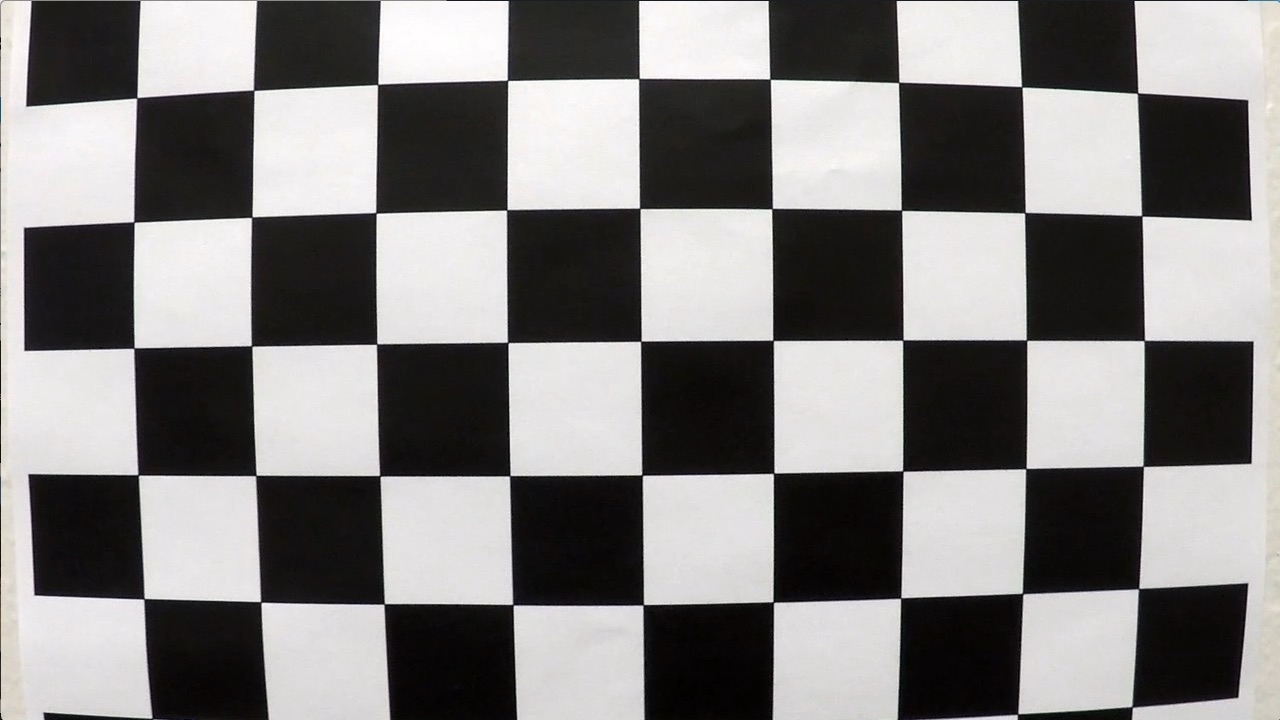
#> input picture calibration/calibration1.jpg, 1280 x 720 px; its folder holds 4 pictures in this run
$ python tunning_thres.py calibration/calibration1.jpg   (older library calls are emulated)
#> lines starting #> are read from the running program, lines starting #| are printed output that depends on the picture; after the words box and inside, x2 and y2 are one past the last pixel; in counts of white or black regions, pixels touching at a corner belong together
### calibration.py
import numpy as np
import matplotlib.image as mpimg
import glob
import cv2

image_files_path = glob.glob("calibration/calibration*.jpg")

def calib():
    """
    calculate the matrix and the distorition coefficient for calib
    Note: sometime, this function is not necessary
    """

    img_points = []  # 2D points in image plane
    obj_points = []  # 3D points in real world space


    objp = np.zeros((6 * 9, 3), np.float32)
    objp[:, :2] = np.mgrid[0:9, 0:6].T.reshape(-1, 2)

    for curr_file in image_files_path:
        img = mpimg.imread(curr_file)
        gray = cv2.cvtColor(img, cv2.COLOR_BGR2GRAY)
        ret, corners = cv2.findChessboardCorners(gray, (9, 6), None)
        if ret == True:
            img_points.append(corners)
            obj_points.append(objp)
        else:
            continue

    ret, mtx, dist, rvecs, tvecs = cv2.calibrateCamera(obj_points, img_points, gray.shape[::-1], None, None)

    return mtx, dist


def undistort(img, mtx, dist):
    """
    undistort image
    """
    return cv2.undistort(img, mtx, dist, None, mtx)

### compute_threshold.py
import numpy as np
import cv2

def abs_sobel_threshold(img, ora='x', threshold=(20, 100)):
    """
    Apply sobel function in x or y and then takes abs value
    and apply a threshold
    """

    if ora == 'x':
        abs_sobel = np.absolute(cv2.Sobel(img, cv2.CV_64F, 1, 0))
    else:
        abs_sobel = np.absolute(cv2.Sobel(img, cv2.CV_64F, 0, 1))

    abs_sobel = np.uint8(255*abs_sobel/np.max(abs_sobel))   #Scale value of sobel

    # create and apply binary threshold
    binary = np.zeros_like(abs_sobel)
    binary[(abs_sobel <= threshold[1]) & (abs_sobel >= threshold[0])] = 255

    return binary

def binary_threshold(img, threshold=(29, 255)):
    """
    Apply binary threshold for single channel of image
    """
    binary = np.zeros_like(img)
    binary[(img <= threshold[1]) & (img >= threshold[0])] = 255
    return binary

def get_hls(img, th_h, th_l, th_s):
    """
    Taking an image, converts it to HLS and apply threshold for extract
    features
    """

    hls = cv2.cvtColor(img, cv2.COLOR_BGR2HLS)
    row, col = img[:2]

    H = hls[180:, :, 0]
    L = hls[180:, :, 1]
    S = hls[180:, :, 2]

    h_channel = binary_threshold(H, th_h)
    l_channel = binary_threshold(L, th_l)
    s_channel = binary_threshold(S, th_s)

    # combine channel after threshold
    combine = np.zeros_like(h_channel).astype(np.uint8)
    combine[((s_channel > 1) & (l_channel == 0)) | ((s_channel == 0) & (h_channel > 1) & (l_channel > 1))] = 255

    return combine

def direction_threshold(img, sobel_kernel=3, threshold=(0.7, 1.3)):
    """
    Apply sobel x and y, then computes the direction of the gradients,
    after that, applies a threshold
    """

    sobel_x = cv2.Sobel(img, cv2.CV_64F, 1, 0, ksize=sobel_kernel)
    sobel_y = cv2.Sobel(img, cv2.CV_64F, 0, 1, ksize=sobel_kernel)

    # Compute the direction of the gradient
    gradient_dir = np.arctan2(np.absolute(sobel_y), np.absolute(sobel_x))

    # create binary threshold of direction
    binary = np.zeros_like(gradient_dir)
    binary[(gradient_dir <= threshold[1]) & (gradient_dir >= threshold[0])] = 255

    return binary.astype(np.uint8)


def magnitude_threshold(img, sobel_kernel=3, threshold=(0, 255)):
    """
    Applies a binary threshold for magnitude
    """

    sobel_x = cv2.Sobel(img, cv2.CV_64F, 1, 0, ksize=sobel_kernel)
    sobel_y = cv2.Sobel(img, cv2.CV_64F, 0, 1, ksize=sobel_kernel)

    # Compute the gradient magnitude
    gradient_magnitude = np.sqrt(sobel_x**2 + sobel_y**2)

    gradient_magnitude = ((gradient_magnitude/np.max(gradient_magnitude))*255).astype(np.uint8)

    # create binary threshold of magnitude
    binary = np.zeros_like(gradient_magnitude)
    binary[(binary <= threshold[1]) & (binary >= threshold[0])] = 255

    return binary

def combine_gradients(img, threshold_x, threshold_y, threshold_mag, threshold_dir):
    """
    Combine all binary thresholds to single
    """
    row, col = img[:2]

    tmp = img.copy()
    tmp = tmp[180:, :, 2]

    gray = cv2.cvtColor(img, cv2.COLOR_BGR2GRAY)
    ROI = gray[180:, :]
    gray = ROI
    # gray = gray[360:, :]
    sobel_x = abs_sobel_threshold(gray, 'x', threshold_x)
    sobel_y = abs_sobel_threshold(gray, 'y', threshold_y)
    magnitude = magnitude_threshold(gray, 3, threshold_mag)
    direction = direction_threshold(gray, 15, threshold_dir)

    # Combine gradients to single image
    combine = np.zeros_like(sobel_y).astype(np.uint8)
    combine[((sobel_x > 1) & (magnitude > 1) & (direction > 1)) | ((sobel_y > 1) & (sobel_x > 1))] = 255
    cv2.imwrite('combine.png', combine)

    return combine


def combine_hls_grandient(grad, hls):
    """
    Combine hls and gradient to single image
    """

    combine = np.zeros_like(grad).astype(np.uint8)
    combine[grad > 1] = 100
    combine[hls > 1 ] = 255

    return combine

### utils.py
import numpy as np
import cv2
from PIL import Image
import matplotlib.image as mpimg

def get_perspective_transform(img, src, dst, size):

    M = cv2.getPerspectiveTransform(src, dst)
    Minv = cv2.getPerspectiveTransform(dst, src)
    warp_img = cv2.warpPerspective(img, M, size, flags=cv2.INTER_LINEAR)

    return warp_img, M, Minv


class Line:
    def __init__(self):
        self.detected = False
        self.window_margin = 30
        self.previous_x = []
        self.current_fit = [np.array([False])]
        self.radius_of_curvature = None
        self.start_x = None
        self.end_x = None
        self.all_x = None
        self.all_y = None

# [282 lines left out: functions smooth_lines, measure_curvature_lane, line_search_begin, line_search, get_image_lane_lines, draw_lane_line, not called in this run]

### tunning_thres.py
import cv2
from calibration import calib, undistort
from compute_threshold import combine_gradients, get_hls, combine_hls_grandient
from utils import *
import numpy as np
import argparse

class LaneDetector:
    def __init__(self, image, thesh_sobelx_X=35, thesh_sobelx_Y=100, thesh_sobely_X=30, thesh_sobely_Y=255, thesh_mag_X=30, thesh_mag_Y=255, thesh_dir_X=0.7, thesh_dir_Y=1.3, th_h_X=10, th_h_Y=100, th_l_X=0, th_l_Y=60, th_s_X=85, th_s_Y=255):

        self.left_line = Line()
        self.right_line = Line()

        self.mtx, self.dist = calib()

        self.image = image

        # HLS thresh
        self.thesh_h_X = th_h_X
        self.thesh_h_Y = th_h_Y
        self.thesh_l_X = th_l_X
        self.thesh_l_Y = th_l_Y
        self.thesh_s_X = th_s_X
        self.thesh_s_Y = th_s_Y

        # Sobel and mag, dir thresh
        self.thesh_sobelx_X = thesh_sobelx_X
        self.thesh_sobelx_Y = thesh_sobelx_Y
        self.thesh_sobely_X = thesh_sobely_X
        self.thesh_sobely_Y = thesh_sobely_Y
        self.thesh_mag_X = thesh_mag_X
        self.thesh_mag_Y = thesh_mag_Y
        self.thesh_dir_X = thesh_dir_X
        self.thesh_dir_Y = thesh_dir_Y


        def thesh_sobelx_X(self):
            return self.thesh_sobelx_X

        def thesh_sobelx_Y(self):
            return self.thesh_sobelx_Y

        def thesh_sobely_X(self):
            return self.thesh_sobely_X

        def thesh_sobely_Y(self):
            return self.thesh_sobely_Y

        def thesh_mag_X(self):
            return self.thesh_mag_X


        def onchangethesh_h_X(pos):
            self.thesh_h_X = pos
            self.renders()

        def onchangethesh_h_Y(pos):
            self.thesh_h_Y = pos
            self.renders()

        def onchangethesh_l_X(pos):
            self.thesh_l_X = pos
            self.renders()

        def onchangethesh_l_Y(pos):
            self.thesh_l_Y = pos
            self.renders()

        def onchangethesh_s_X(pos):
            self.thesh_s_X = pos
            self.renders()

        def onchangethesh_s_Y(pos):
            self.thesh_s_Y = pos
            self.renders()


        def onchangethesh_sobelx_X(pos):
            self.thesh_sobelx_X = pos
            self.renders()

        def onchangethesh_sobelx_Y(pos):
            self.thesh_sobelx_Y = pos
            self.renders()

        def onchangethesh_sobely_X(pos):
            self.thesh_sobely_X = pos
            self.renders()

        def onchangethesh_sobely_Y(pos):
            self.thesh_sobely_Y = pos
            self.renders()

        def onchangethesh_mag_X(pos):
            self.thesh_mag_X = pos
            self.renders()

        def onchangethesh_mag_Y(pos):
            self.thesh_mag_Y = pos
            self.renders()

        def onchangethesh_dir_X(pos):
            self.thesh_mag_X = pos
            self.renders()

        def onchangethesh_dir_Y(pos):
            self.thesh_mag_Y = pos
            self.renders()


        cv2.namedWindow('Find_threshold_window')

        cv2.createTrackbar('thesh_h_X',      'Find_threshold_window', self.thesh_h_X,          255, onchangethesh_h_X)
        cv2.createTrackbar('thesh_h_Y',      'Find_threshold_window', self.thesh_h_Y,          255, onchangethesh_h_Y)
        cv2.createTrackbar('thesh_l_X',      'Find_threshold_window', self.thesh_l_X,          255, onchangethesh_l_X)
        cv2.createTrackbar('thesh_l_Y',      'Find_threshold_window', self.thesh_l_Y,          255, onchangethesh_l_Y)
        cv2.createTrackbar('thesh_s_X',      'Find_threshold_window', self.thesh_s_X,          255, onchangethesh_s_X)
        cv2.createTrackbar('thesh_s_Y',      'Find_threshold_window', self.thesh_s_Y,          255, onchangethesh_s_Y)

        cv2.createTrackbar('thesh_sobelx_X', 'Find_threshold_window', self.thesh_sobelx_X, 255, onchangethesh_sobelx_X)
        cv2.createTrackbar('thesh_sobelx_Y', 'Find_threshold_window', self.thesh_sobelx_X, 255, onchangethesh_sobelx_Y)
        cv2.createTrackbar('thesh_sobely_X', 'Find_threshold_window', self.thesh_sobely_X, 255, onchangethesh_sobely_X)
        cv2.createTrackbar('thesh_sobely_Y', 'Find_threshold_window', self.thesh_sobely_Y, 255, onchangethesh_sobely_Y)
        cv2.createTrackbar('thesh_mag_Y',    'Find_threshold_window', self.thesh_mag_Y,     255, onchangethesh_mag_Y)


        self.renders()

        cv2.waitKey(0)

        cv2.destroyWindow('Find_threshold_window')


    def renders(self):
        # Correcting for Distortion
        undist_img = undistort(self.image, self.mtx, self.dist)
        # resize video
        undist_img = cv2.resize(undist_img, None, fx=1/2, fy=1/2 , interpolation=cv2.INTER_AREA)
        rows, cols = undist_img.shape[:2]

        combined_gradient = combine_gradients(undist_img, (self.thesh_sobelx_X, self.thesh_sobelx_Y), (self.thesh_sobely_X,self.thesh_sobely_Y), (self.thesh_mag_X, self.thesh_mag_Y), (self.thesh_dir_X, self.thesh_dir_Y))

        combined_hls = get_hls(undist_img, (self.thesh_h_X,self.thesh_h_Y) , (self.thesh_l_X, self.thesh_l_Y), (self.thesh_s_X, self.thesh_s_Y))

        combined_result = combine_hls_grandient(combined_gradient, combined_hls)

        c_rows, c_cols = combined_result.shape[:2]
        s_LTop2, s_RTop2 = [299, 40], [374, 40]
        s_LBot2, s_RBot2 = [218, 92], [472, 92]

        src = np.float32([s_LBot2, s_LTop2, s_RTop2, s_RBot2])
        dst = np.float32([(60, 540), (60, 0), (360, 0), (360, 540)])

        warp_img, M, Minv = get_perspective_transform(combined_result, src, dst, (420, 540))
        cv2.imwrite('combine.png', combined_gradient)
        cv2.imwrite('wrap.png', warp_img)

        searching_img = get_lane_lines_img(warp_img, self.left_line, self.right_line)

        w_comb_result, w_color_result = draw_lane_line(searching_img, self.left_line, self.right_line)

        color_result = cv2.warpPerspective(w_color_result, Minv, (c_cols, c_rows))
        lane_color = np.zeros_like(undist_img)
        lane_color[180:, :] = color_result


        result = cv2.addWeighted(undist_img, 1, lane_color, 0.3, 0)
        cv2.imwrite('results.png', result)

        cv2.imshow('LaneLines', result)
        cv2.imshow('bird_view', w_color_result)
        cv2.imshow('search_img', searching_img)
        cv2.imshow('gradient', warp_img)
        print(combined_hls.shape) # For debuging
        cv2.imshow('hls', combined_hls)
        cv2.imshow('combine', combined_result)


def main():

    parser = argparse.ArgumentParser(description='Visualize Lane Finding Params.')
    parser.add_argument('filename')

    args = parser.parse_args()

    img = cv2.imread(args.filename)
#> img is the input picture: shape (720, 1280, 3); mean B, G, R 127.8, 128.4, 130.1

    lane_detect = LaneDetector(img)
#> in calib, `ret, corners = cv2.findChessboardCorners(gray, (9, 6), None)`: ret = False; corners = None
#> in renders, `undist_img = cv2.resize(undist_img, None, fx=1/2, fy=1/2 , interpolati..`:
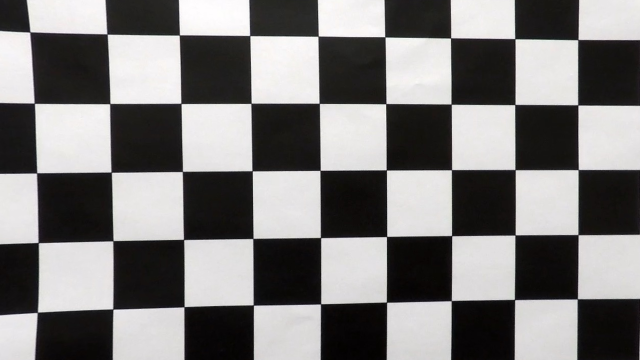
#> undist_img: shape (360, 640, 3); mean B, G, R 123.2, 123.7, 125.3
#> in combine_gradients, `row, col = img[:2]`: row = 640 rows, first 8: [30, 27, 29], [30, 27, 29], [30, 27, 29], [32, 29, 31], [34, 31, 33], [33, 30, 32], [31, 30, 32], [30, 29, 31]; col = 640 rows, first 8: [30, 27, 29], [30, 27, 29], [29, 26, 28], [30, 27, 29], [33, 30, 32], [33, 30, 32], [31, 29, 31], [30, 29, 31]
#> in combine_gradients, `sobel_x = abs_sobel_threshold(gray, 'x', threshold_x)`:
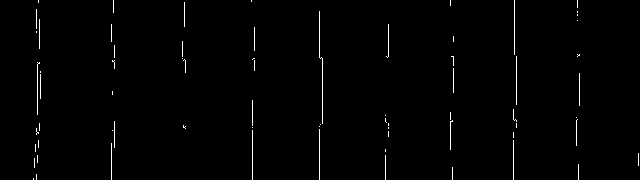
#> sobel_x: shape (180, 640); 0.98% white in thin lines or dots
#> in combine_gradients, `sobel_y = abs_sobel_threshold(gray, 'y', threshold_y)`: sobel_y: shape (180, 640); 3.3% white; 5 white regions, box (x1, y1, x2, y2) and area: (0, 54, 515, 66) 1490, (185, 117, 640, 128) 1343, (0, 126, 184, 137) 540, (579, 53, 640, 57) 190, (516, 54, 578, 57) 185
#> in combine_gradients, `magnitude = magnitude_threshold(gray, 3, threshold_mag)`: magnitude: shape (180, 640); every value is 0
#> in direction_threshold, `sobel_y = cv2.Sobel(img, cv2.CV_64F, 0, 1, ksize=sobel_kernel)`:
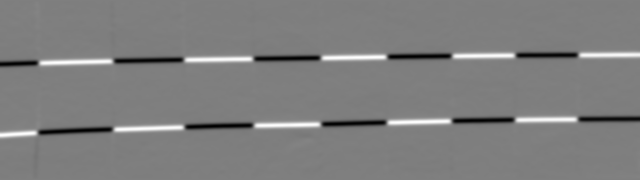
#> sobel_y: shape (180, 640) float64; min -5.78e+09, max 5.82e+09, mean -9987836.5; drawn with min black and max white
#> in direction_threshold, `gradient_dir = np.arctan2(np.absolute(sobel_y), np.absolute(sobel_x))`:
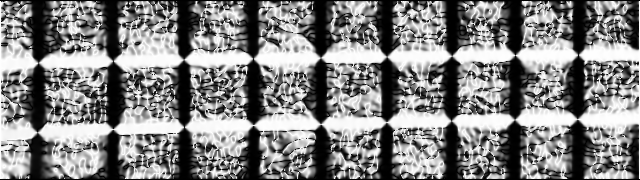
#> gradient_dir: shape (180, 640) float64; min 0, max 1.57, mean 0.807; drawn with min black and max white
#> in combine_gradients, `direction = direction_threshold(gray, 15, threshold_dir)`: direction: shape (180, 640); 27.4% white in thin lines or dots
#> in get_hls, `hls = cv2.cvtColor(img, cv2.COLOR_BGR2HLS)`: hls: shape (360, 640, 3); mean of channels 0, 1, 2 77.3, 124.2, 20.6
#> in get_hls, `H = hls[180:, :, 0]`:
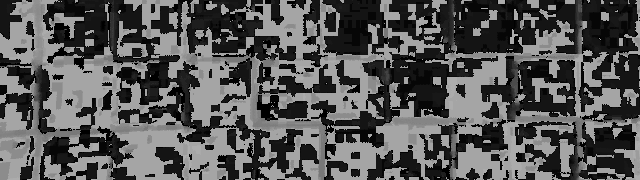
#> H: shape (180, 640); min 0, max 175, mean 86.4
#> in get_hls, `h_channel = binary_threshold(H, th_h)`: h_channel: shape (180, 640); 37.3% white; 233 white regions (111 under 20 px), largest, box (x1, y1, x2, y2) and area: (388, 0, 640, 121) 9527, (54, 0, 180, 63) 3158, (187, 0, 279, 61) 2459
#> in get_hls, `l_channel = binary_threshold(L, th_l)`:
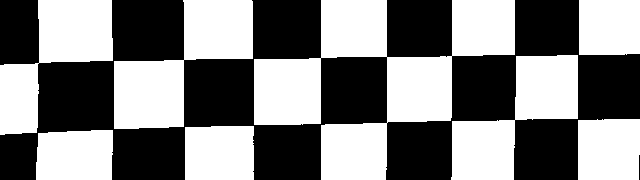
#> l_channel: shape (180, 640); 50.1% white; 2 black regions, box (x1, y1, x2, y2) and area: (0, 0, 640, 180) 57442, (639, 155, 640, 180) 25
#> in get_hls, `s_channel = binary_threshold(S, th_s)`: s_channel: shape (180, 640); 2.3% white; 94 white regions (73 under 20 px), largest, box (x1, y1, x2, y2) and area: (327, 151, 368, 180) 496, (472, 130, 508, 152) 270, (367, 154, 384, 180) 226
#> in renders, `combined_hls = get_hls(undist_img, (self.thesh_h_X,self.thesh_h_Y) , (..`: combined_hls: shape (180, 640); 18.4% white; 231 white regions (153 under 20 px), largest, box (x1, y1, x2, y2) and area: (452, 0, 515, 54) 2091, (187, 0, 253, 53) 2050, (579, 0, 638, 55) 1920
#> in get_perspective_transform, `warp_img = cv2.warpPerspective(img, M, size, flags=cv2.INTER_LINEAR)`:
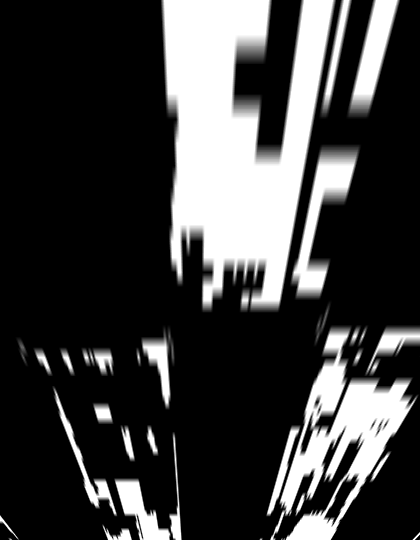
#> warp_img: shape (540, 420); min 0, max 255, mean 62.4

    cv2.destroyAllWindows()


if __name__ == '__main__':
#> (the run stopped early here; a loop or call above may not have finished)
